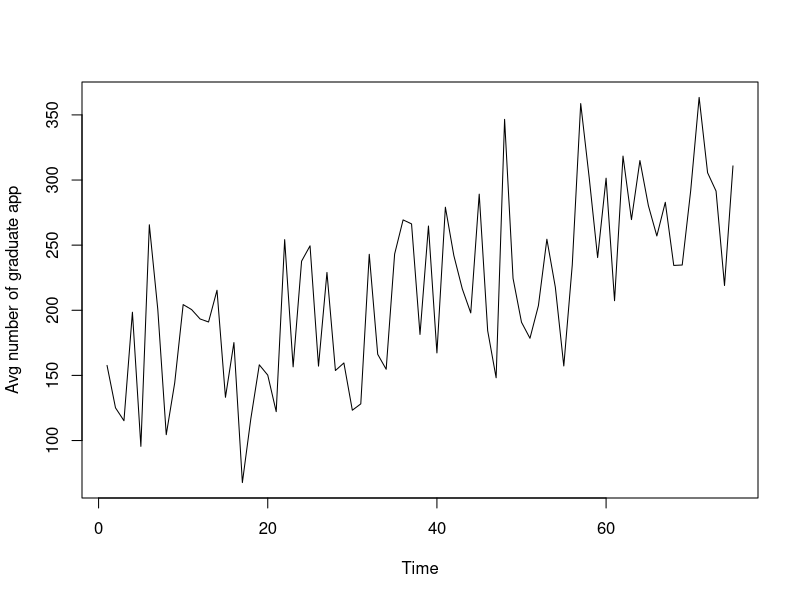

Recreate this plot in R. (Note: this script raises an error after producing the figure.)
#Forecast next 4 years of graduate applications using moving averages method.

grad<-read.table("graduate.txt")
grad_ts<-ts(grad,frequency = 1)
grad_ts

plot(grad_ts,ylab="Avg number of graduate app")

o5<-ma(grad_ts,order=5,centre=F)

o5[74]<-o5[73]
o5[75]<-o5[73]
x<-c(o5,298.08,298.08)
lines(x,col="red")

o8<-ma(grad_ts,order=8,centre = T)
o8
o8[72]<-o8[71]
o8[73]<-o8[71]
o8[74]<-o8[71]
o8[75]<-o8[71]

plot(grad_ts,ylab="Avg number of graduate app")
y<-c(o8,279.6631,279.6631,279.6631,279.6631)
lines(y,col="red")

errors_5<-grad_ts[5:75]-o5[5:75]
sum(errors_5^2)

errors_8<-grad_ts[5:75]-o8[5:75]
sum(errors_8^2)

accuracy(forecast(o8[5:75],h=4))
accuracy(forecast(o5[5:75],h=4))